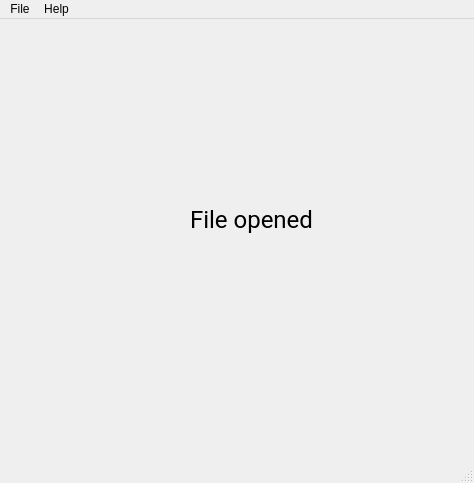
<?xml version="1.0" encoding="UTF-8"?>
<ui version="4.0">
 <class>MainWindow</class>
 <widget class="QMainWindow" name="MainWindow">
  <property name="geometry">
   <rect>
    <x>0</x>
    <y>0</y>
    <width>474</width>
    <height>483</height>
   </rect>
  </property>
  <property name="windowTitle">
   <string>MainWindow</string>
  </property>
  <widget class="QWidget" name="centralwidget">
   <widget class="QLabel" name="text">
    <property name="geometry">
     <rect>
      <x>190</x>
      <y>140</y>
      <width>251</width>
      <height>121</height>
     </rect>
    </property>
    <property name="font">
     <font>
      <family>Roboto</family>
      <pointsize>18</pointsize>
     </font>
    </property>
    <property name="text">
     <string>File opened</string>
    </property>
   </widget>
  </widget>
  <widget class="QMenuBar" name="menubar">
   <property name="geometry">
    <rect>
     <x>0</x>
     <y>0</y>
     <width>474</width>
     <height>22</height>
    </rect>
   </property>
   <widget class="QMenu" name="menuFile">
    <property name="title">
     <string>File</string>
    </property>
    <addaction name="actionOpen"/>
    <addaction name="actionSave"/>
   </widget>
   <widget class="QMenu" name="menuHelp">
    <property name="title">
     <string>Help</string>
    </property>
   </widget>
   <addaction name="menuFile"/>
   <addaction name="menuHelp"/>
  </widget>
  <widget class="QStatusBar" name="statusbar"/>
  <action name="actionOpen">
   <property name="text">
    <string>Open</string>
   </property>
   <property name="statusTip">
    <string>File opend</string>
   </property>
   <property name="font">
    <font>
     <family>Roboto</family>
    </font>
   </property>
   <property name="shortcut">
    <string>Ctrl+O</string>
   </property>
  </action>
  <action name="actionSave">
   <property name="text">
    <string>Save</string>
   </property>
   <property name="statusTip">
    <string>save this file</string>
   </property>
   <property name="font">
    <font>
     <family>Roboto</family>
    </font>
   </property>
   <property name="shortcut">
    <string>Ctrl+S</string>
   </property>
  </action>
 </widget>
 <resources/>
 <connections/>
</ui>
